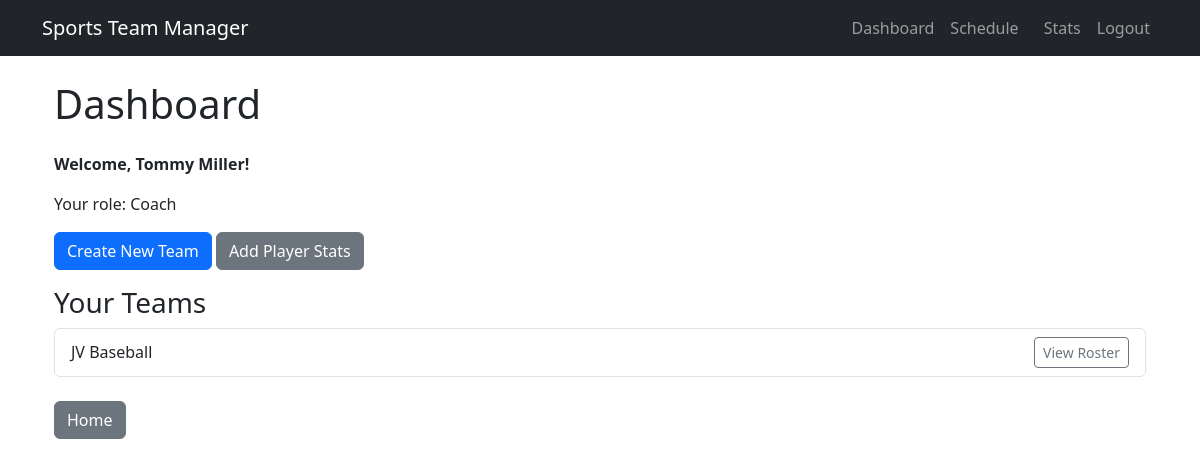
The app's page /dashboard/ (signed in) with its own data.
### users/models.py (models this page shows, shortened)
class CustomUser(AbstractUser):
    full_name = models.CharField(max_length=100, default="Unknown User")  # Full name added
    ROLE_CHOICES = [
        ('coach', 'Coach'),
        ('player', 'Player'),
        ('parent', 'Parent'),
    ]
    role = models.CharField(max_length=10, choices=ROLE_CHOICES, default='player')

class Team(models.Model):
    name = models.CharField(max_length=100)
    coach = models.ForeignKey(settings.AUTH_USER_MODEL, on_delete=models.CASCADE)
    sport = models.ForeignKey(Sport, on_delete=models.CASCADE)  # NEW

### users/views.py (the view)
# urls.py: path('dashboard/', views.dashboard, name='dashboard'),
@login_required
def dashboard(request):
    user_role = request.user.role
    teams = Team.objects.filter(coach=request.user) if user_role == "coach" else None
    players = Player.objects.filter(user=request.user) if user_role == "player" else None
    return render(request, 'users/dashboard.html', {
        'user_role': user_role,
        'teams': teams,
        'players': players
    })

### users/templates/users/dashboard.html (shortened to what this page needs)
{% extends "base.html" %}
{% block content %}
<div class="container mt-4">
    <h1 class="mb-4">Dashboard</h1>
    <p><strong>Welcome, {{ user.full_name }}!</strong></p>
    <p>Your role: {{ user.role|capfirst }}</p>
   {% if user.role == "coach" %}
    <a class="btn btn-primary mb-3" href="{% url 'create_team' %}">Create New Team</a>
    <a class="btn btn-secondary mb-3" href="{% url 'add_stat' %}">Add Player Stats</a>
{% endif %}
    <h3>Your Teams</h3>
    {% if teams %}
        <ul class="list-group mb-4">
            {% for team in teams %}
                <li class="list-group-item d-flex justify-content-between align-items-center">
                    {{ team.name }}
                    <a class="btn btn-sm btn-outline-secondary" href="{% url 'view_roster' team.id %}">View Roster</a>
                </li>
            {% endfor %}
        </ul>
    {% else %}
        <p>No teams found.</p>
    {% endif %}
    <a class="btn btn-secondary" href="{% url 'home' %}">Home</a>
</div>
{% endblock %}

### records on screen
CustomUser: full_name "Tommy Miller", role "Coach"
Team: name "JV Baseball"
